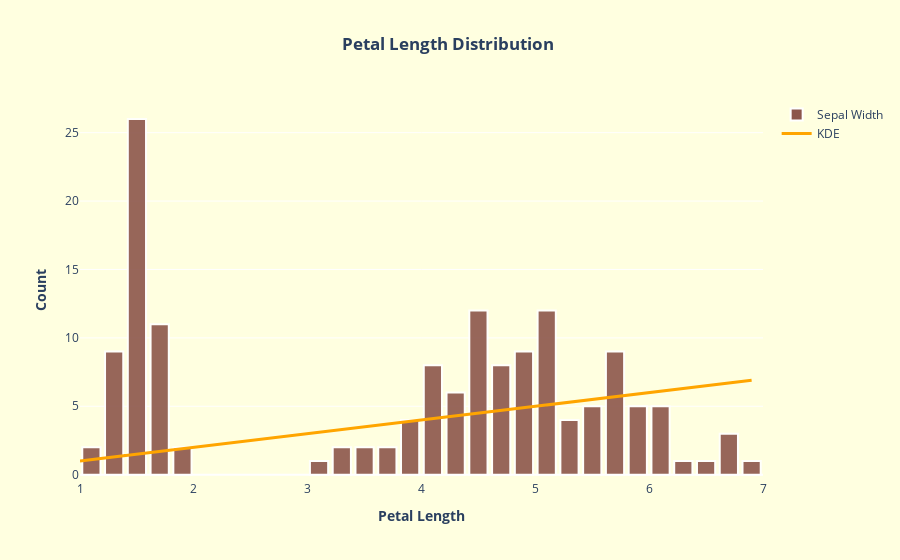

Notebook code for this chart:
### Markdown cell above
<div style="text-align: left;">
    <span style="font-family: Ronler; padding: 5px; display: inline-block; border-radius: 20px 20px; background-color:#5C5CFF; font-size: 150%; font-weight: 150%; color: white; overflow: hidden;">&nbsp; --: Petal Lenght Distribution :--&nbsp;</span>
</div>

### Code cell
# PLotting Petal Length Distribution using histplot_distribution function
histplot_distribution('PetalLengthCm', 'Petal Length Distribution', 'Petal Length', color_palette[5], 'lightyellow')

### Figure 1 — Plotly figure (JSON) as saved in the notebook; plotly's stock layout.template omitted (floating-point values rounded to 4 significant figures; data arrays with more than 128 entries replaced by an {"elided": "..."} marker saying what was removed)
{"data": [{"marker": {"color": "#8c564b", "line": {"color": "white", "width": 2}, "opacity": 0.9}, "name": "Sepal Width", "nbinsx": 30, "type": "histogram", "x": {"elided": "150 float values"}}, {"line": {"color": "orange", "width": 3}, "mode": "lines", "name": "KDE", "type": "scatter", "x": {"elided": "150 float values"}, "y": {"elided": "150 float values"}}], "layout": {"bargap": 0.2, "font": {"size": 12}, "paper_bgcolor": "lightyellow", "plot_bgcolor": "lightyellow", "title": {"text": "<b>Petal Length Distribution </b>", "x": 0.5}, "xaxis": {"title": {"text": "<b>Petal Length</b>"}}, "yaxis": {"title": {"text": "<b>Count</b>"}}}}
